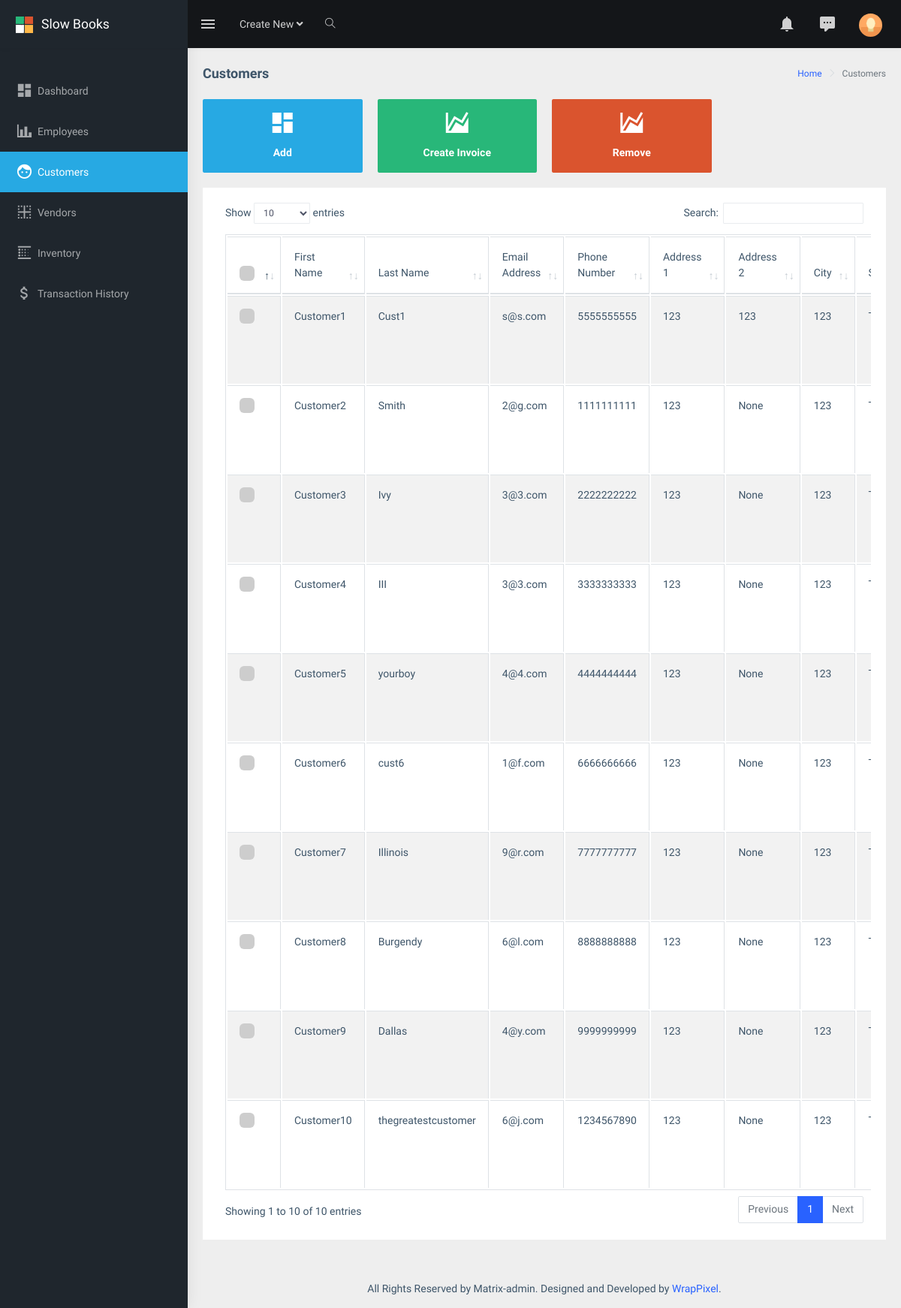
The app's page /customers/ with its own data.
### dashboard/models.py (models this page shows, shortened)
class customer(models.Model):
    fname = models.CharField(max_length=25)
    lname = models.CharField(max_length=25)
    email = models.EmailField()
    phoneNumberRegex = RegexValidator(regex = r"^\+?1?\d{8,15}$")
    phone = models.CharField(primary_key=True, validators = [phoneNumberRegex], max_length = 16, unique = True)
    add1 = models.CharField(max_length=50)
    add2 = models.CharField(max_length=10, null=True, blank=True)
    city = models.CharField(max_length=20)
    state = models.CharField(max_length=20)
    zipcode = models.IntegerField()
    date_added = models.DateTimeField(default=timezone.now)

### dashboard/views.py (the view)
# urls.py: path('customers/', views.customers, name="dashboard-customers"),
def customers(request):
    if request.method == 'POST':
        customerform = addCustomer(request.POST)
        invoiceform = addInvoice(request.POST)
        if customerform.is_valid():
            customerform.save()
            fname = customerform.cleaned_data.get('fname')
            lname = customerform.cleaned_data.get('lname')
            messages.success(request, f'{fname} {lname} added to customers')
        if invoiceform.is_valid():
            invoiceform.save()
            sub_inventory(request)
            return redirect('dashboard-invoice')
    else:
        customerform = addCustomer()
        invoiceform = addInvoice()
    context = {
        'customerform': customerform,
        'invoiceform': invoiceform,
        'customers': customer.objects.all().values()
    }
    return render(request, 'dashboard/customers.html', context)

### dashboard/forms.py (shortened to what this page needs)
class addCustomer(forms.ModelForm):
    helper = FormHelper()
    helper.form_show_labels = False
    fname = forms.CharField(widget=forms.TextInput(attrs={'class': 'form-control'}))
    lname = forms.CharField(widget=forms.TextInput(attrs={'class': 'form-control'}))
    add1 = forms.CharField(
        label='Address',
        widget=forms.TextInput(attrs={'placeholder': '1234 Main St', 'class': 'form-control'})
    )
    add2 = forms.CharField(
        required= False,
        widget=forms.TextInput(attrs={'placeholder': 'Apartment, studio, or floor', 'class': 'form-control'})
    )
    city = forms.CharField(widget=forms.TextInput(attrs={'class': 'form-control'}))
    state = forms.ChoiceField(choices=STATES, widget=forms.Select(attrs={'class': 'form-control'}))
    zipcode = forms.IntegerField(widget=forms.NumberInput(attrs={'class': 'form-control'}))
    email = forms.EmailField(widget=forms.EmailInput(attrs={'class': 'form-control'}))
    phone = forms.CharField(widget=forms.TextInput(attrs={'class': 'form-control'}))
    class Meta:
        model = customer
        fields = ['fname', 'lname', 'email', 'phone', 'add1', 'add2', 'city', 'state', 'zipcode']

class addInvoice(forms.Form):
    helper = FormHelper()
    helper.form_show_labels = False
    l_prods = get_choices_list(product)
    prod_id = forms.ChoiceField(widget=forms.Select(attrs={'class': 'form-control prodchoices'}),choices=l_prods)
    price = forms.DecimalField(widget=forms.NumberInput(attrs={'class': 'form-control prodprice', 'readonly':''}))
    l_customers = get_choices_list(customer)
    cust_id = forms.ChoiceField(choices=l_customers, widget=forms.Select(attrs={'class': 'form-control'}))
    quant = forms.IntegerField(widget=forms.NumberInput(attrs={'class': 'form-control'}))

### dashboard/templates/dashboard/customers.html (shortened to what this page needs)
{% extends "dashboard/base.html" %}
{% load static %}
{% load crispy_forms_tags %}
{% block content %}
             <div class="page-breadcrumb">
                <div class="row">
                    <div class="col-12 d-flex no-block align-items-center">
                        <h4 class="page-title">Customers</h4>
                        <div class="ml-auto text-right">
                            <nav aria-label="breadcrumb">
                                <ol class="breadcrumb">
                                    <li class="breadcrumb-item"><a href="#">Home</a></li>
                                    <li class="breadcrumb-item active" aria-current="page">Customers</li>
                                </ol>
                            </nav>
                        </div>
                    </div>
                </div>
            </div>
            <div class="container-fluid">
                <div class="row">
                    <div class="col-md-6 col-lg-3 col-xlg-3">
                        <div class="card card-hover">
                            <div class="box bg-cyan text-center" onclick="showForm('form1')">
                                <h1 class="font-light text-white"><i class="mdi mdi-view-dashboard"></i></h1>
                                <h6 class="text-white">Add</h6>
                            </div>
                        </div>
                    </div>
                    <div class="col-md-6 col-lg-3 col-xlg-3">
                        <div class="card card-hover">
                            <div class="box bg-success text-center" onclick="showForm('form2'); getCheck()">
                                <h1 class="font-light text-white"><i class="mdi mdi-chart-areaspline"></i></h1>
                                <h6 class="text-white">Create Invoice</h6>
                            </div>
                        </div>
                    </div>
                    <div class="col-md-6 col-lg-3 col-xlg-3">
                        <div class="card card-hover">
                            <div class="box bg-danger text-center" onclick="showForm('form2')">
                                <h1 class="font-light text-white"><i class="mdi mdi-chart-areaspline"></i></h1>
                                <h6 class="text-white">Remove</h6>
                            </div>
                        </div>
                    </div>
                </div>
                <div class="row">
                    <div class="col-12">
                        <div class="card">
                            <div class="card-body">
                                <div class="table-responsive">
                                    <table id="zero_config" class="table table-striped table-bordered">
                                        <thead>
                                            <tr>
                                                <th>
                                                    <label class="customcheckbox m-b-20">
                                                    <span class="checkmark"></span>
                                                    </label>
                                                </th>
                                                <th>First Name</th>
                                                <th>Last Name</th>
                                                <th>Email Address</th>
                                                <th>Phone Number</th>
                                                <th>Address 1</th>
                                                <th>Address 2</th>
                                                <th>City</th>
                                                <th>State</th>
                                            </tr>
                                        </thead>
                                        <tbody>
                                            {% for customer in customers %}
                                            <tr>
                                                <th>
                                                    <label class="customcheckbox">
                                                        <span class="checkmark"></span>
                                                    </label>
                                                </th>
                                                {% for key,value in customer.items %}
                                                    {% if key != 'id' %}
                                                        <td>{{ value }}</td>
                                                    {% endif %}
                                                {% endfor %}
                                            </tr>
                                            {% endfor %}
                                        </tbody>
                                    </table>
                                </div>
                            </div>
                        </div>
                    </div>
                </div>
            </div>
{% endblock content %}

### dashboard/static/dashboard/assets/extra-libs/multicheck/multicheck.css (style rules this page uses)
.customcheckbox { display: block; position: relative; padding-left: 24px; font-weight: 100; cursor: pointer; font-size: 22px; -webkit-user-select: none; -moz-user-select: none; -ms-user-select: none; user-select: none; }
.checkmark { position: absolute; top: 0; left: 0; height: 20px; width: 20px; background-color: #CDCDCD; border-radius: 6px; }
.checkmark:after { content: ""; position: absolute; display: none; }
.customcheckbox .checkmark:after { left: 8px; top: 4px; width: 5px; height: 10px; border: solid white; border-width: 0 3px 3px 0; -webkit-transform: rotate(45deg); -ms-transform: rotate(45deg); transform: rotate(45deg); }

### records on screen
customer: customer "Customer1" "Cust1" "s@s.com" "5555555555" "123" "123" "123"
customer: customer "Customer2" "Smith" "2@g.com" "1111111111" "123" "None" "123"
customer: customer "Customer3" "Ivy" "3@3.com" "2222222222" "123" "None" "123"
customer: customer "Customer4" "III" "3@3.com" "3333333333" "123" "None" "123"
customer: customer "Customer5" "yourboy" "4@4.com" "4444444444" "123" "None" "123"
customer: customer "Customer6" "cust6" "1@f.com" "6666666666" "123" "None" "123"
customer: customer "Customer7" "Illinois" "9@r.com" "7777777777" "123" "None" "123"
customer: customer "Customer8" "Burgendy" "6@l.com" "8888888888" "123" "None" "123"
customer: customer "Customer9" "Dallas" "4@y.com" "9999999999" "123" "None" "123"
customer: customer "Customer10" "thegreatestcustomer" "6@j.com" "1234567890" "123" "None" "123"
